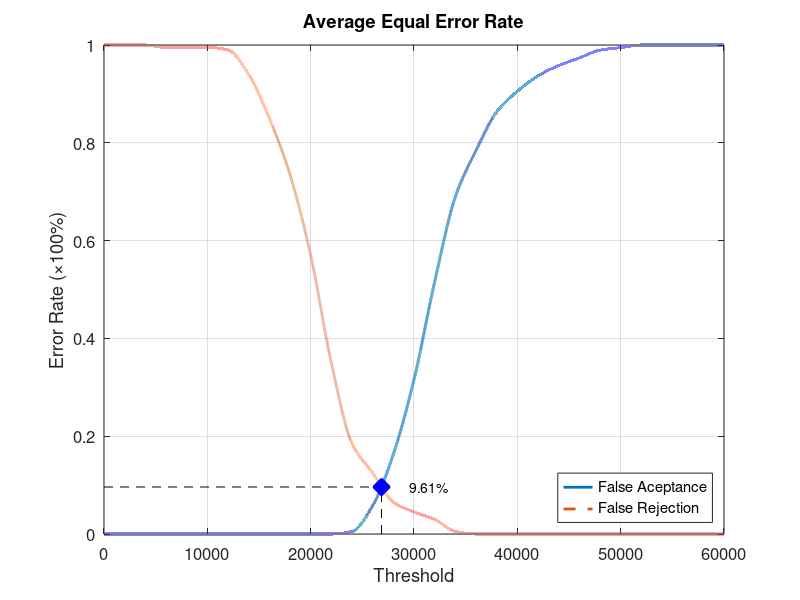
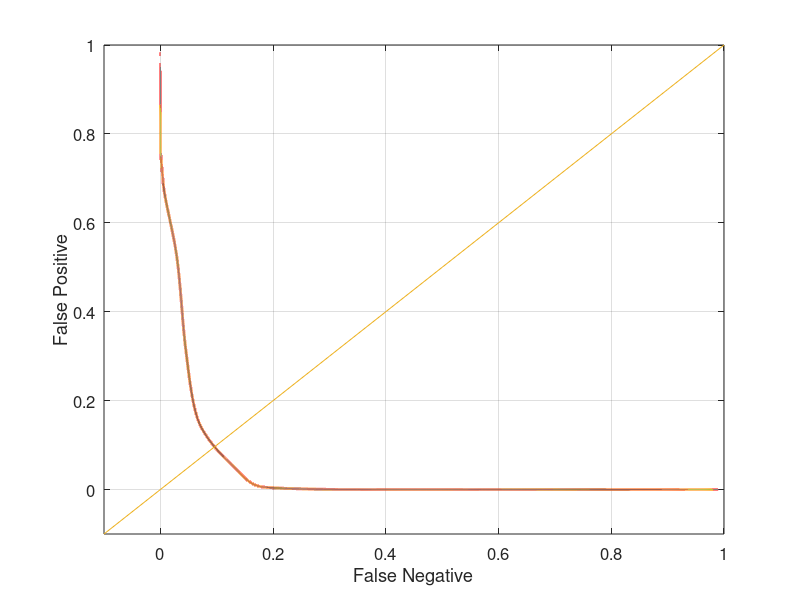

MATLAB code for these plots, in order:
function yEER = Database4_2
close all;
clear;
clc;
x = 0:2000:60000;
xq = 0:0.5:60000;

y0 = [0 0 0 0 0 0 0 0 0 0 0 0 0.00526316 0.0578947 0.163158 0.315789 0.515789 0.689474 0.784211 0.863158 0.905263 0.936842 0.957895 0.973684 0.989474 0.994737 1 1 1 1 1];
yy0 = interp1(x, y0, xq, 'pchip');
y1 = [1 1 1 0.995 0.995 0.995 0.99 0.94 0.85 0.735 0.57 0.35 0.185 0.125 0.065 0.045 0.03 0.005 0 0 0 0 0 0 0 0 0 0 0 0 0];
yy1 = interp1(x, y1, xq, 'pchip');

% Calculating EER: 
y2 = abs(y0 - y1);
find(y2 == min(y2))
yy2 = abs(yy0 - yy1);
xEER = find(yy2 == min(yy2));
xEERIndex = xq(xEER) % X-axis EER
yEER = yy0(xEER) % Y-axis EER

main = figure
plot(xq, yy0,'-','LineWidth', 2);	hold on
plot(xq, yy1,'--','LineWidth', 2);	hold on
plot([xEERIndex xEERIndex], [0 yEER], 'k--');	hold on
plot([0 xEERIndex], [yEER yEER], 'k--');	hold on
plot(xEERIndex, yEER, 'bx', 'LineWidth', 10);	hold on
text(xEERIndex + 10 * xEERIndex / 100, yEER, [num2str(round((10000 * yEER)) / 100) '%'])
legend('False Aceptance', 'False Rejection', 'Location', 'SouthEast')
xlabel('Threshold')
ylabel('Error Rate (\times100%)')
title('Average Equal Error Rate')
set(gca, 'FontSize', 12)
axis([0 60000 0 1])
grid on

print(main, 'Database4_2Main', '-dpng');
FNRxFPR = figure('Color', [1 1 1]);
plot(yy1, yy0, '-', yy1, yy0, 'LineWidth', 2);
hold on
y = -0.1:0.1:1
plot(y, y); 
set(gca, 'FontSize', 12)
xlabel('False Negative')
ylabel('False Positive')
axis([-0.1 1 -0.1 1])
set(gca, 'FontSize', 12)
grid on

print(FNRxFPR, 'Database4_2FNRxFPR','-dpng');
end
